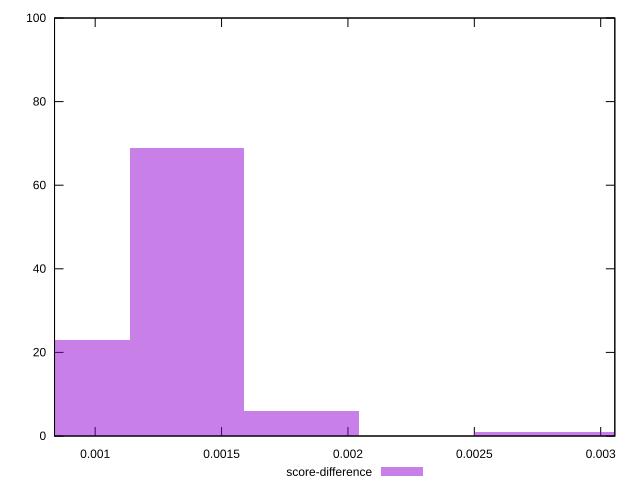

Recreate this plot in gnuplot.
reset

$scoreDifference <<EOF
0.001363413726710888 69
0.0009089424844739254 23
0.0018178849689478509 6
0.002726827453421776 1
0.003181298695658739 1
EOF

set key outside below
set boxwidth 0.0004544712422369627
set xrange [0.0008391984303058875:0.003055859186264165]
set yrange [0:100]
set trange [0:100]
set style fill transparent solid 0.5 noborder
set terminal svg size 640, 490 enhanced background rgb 'white'
set output "report_00008_2021-01-22T20:58:29.167/mainthread-work-breakdown/samples/pages+cached+noadtech/score-difference/histogram.svg"

plot $scoreDifference title "score-difference" with boxes

reset
